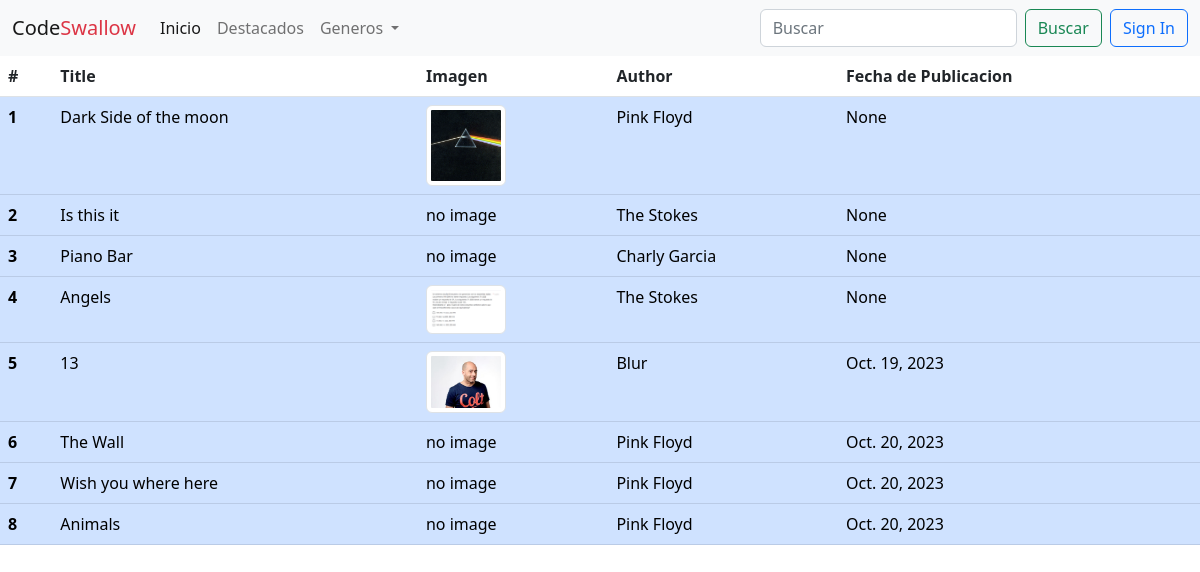
Screenshot of /category/9 with the database file from the repository.
### blogs/models.py (models this page shows)
class Album(models.Model):
    title = models.CharField(max_length=225)
    date_created = models.DateField()
    author = models.ForeignKey(Artist, on_delete=models.PROTECT, default=False)
    categories = models.ManyToManyField('Category')
    image = models.ImageField(upload_to='albums/', blank=True, null=True)
    def __str__ (self):
        return self.title

class Artist(models.Model):
    name = models.CharField(max_length=100, unique=True)
    def __str__ (self):
        return self.name

### blogs/views.py (the view)
# urls.py: path('category/<int:id>', views.CategoryListView.as_view(), name='category'),
class CategoryListView(generic.ListView):
    model = Album
    template_name = "blogs/categories_results.html"
    def get_queryset(self):
        query = self.request.path.replace('/category/','')
        album_list = Album.objects.filter(categories__id = query)
        print(album_list)
        return album_list

### blogs/context_processors.py (called while the page is built)
def categories_processor(request):
    categories = Category.objects.all()
    return{
        'categories': categories
    }

### blogs/templates/blogs/categories_results.html
{% extends 'base.html' %}
{% block content %}
<table class="table">
    <thead class="thead-dark">
        <tr>
            <th>#</th>
            <th>Title</th>
            <th>Imagen</th>
            <th>Author</th>
            <th>Fecha de Publicacion</th>
        </tr>
    </thead>
    <tbody>
        {% for album in album_list %}
            <tr class="table-primary">
                <th scope="row">{{ forloop.counter }}</th>
                <td><a href="{{ post.get_absolute_url }}" class="text-black" style="text-decoration: none">{{ album.title }}</a></td>
                {% if album.image %}
                    <td><img src="{{ album.image.url }}" class = "img-thumbnail img-fluid" style="max-width: 80px;" alt="thumbnail" ></td>
                {% else %}
                    <td>no image</td>
                {% endif %}
                <td>{{ album.author }}</td>
                <td>{{ album.date_created }}</td>
            </tr>
        {% endfor %}
    </tbody>
</table>
{% endblock %}

### rows the page displays
Album: title "Dark Side of the moon", image (picture), author "Pink Floyd", date_created "None"
Album: title "Is this it", image "no image", author "The Stokes", date_created "None"
Album: title "Piano Bar", image "no image", author "Charly Garcia", date_created "None"
Album: title "Angels", image (picture), author "The Stokes", date_created "None"
Album: title "13", image (picture), author "Blur", date_created "Oct. 19, 2023"
Album: title "The Wall", image "no image", author "Pink Floyd", date_created "Oct. 20, 2023"
Album: title "Wish you where here", image "no image", author "Pink Floyd", date_created "Oct. 20, 2023"
Album: title "Animals", image "no image", author "Pink Floyd", date_created "Oct. 20, 2023"
